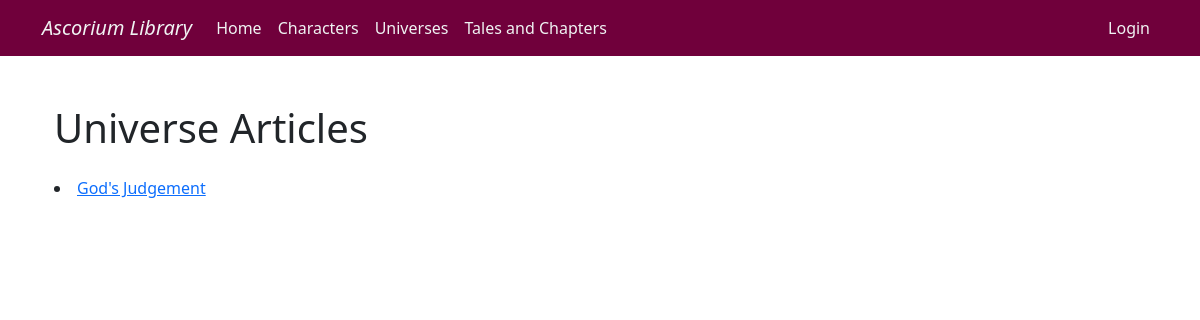
The page /UniverseArticles/ on the database as committed earlier.
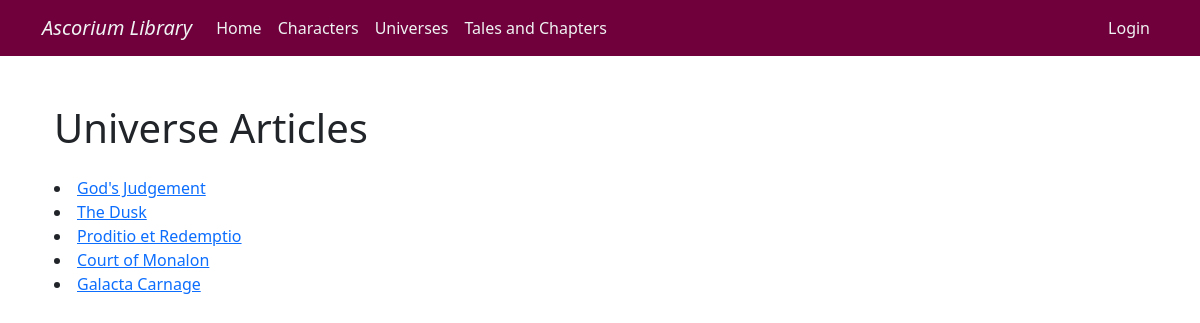
The same page on the database as committed later.
### Story_Database/models.py (models this page shows, shortened)
class UniverseDatabase(models.Model):   #Universe Database
    Name=models.CharField(max_length=64)
    UniverseAuthor=models.CharField(max_length=64, null=True)   #can be left empty, since multiple authors for a Universe could exist since they can be large projects of work
    UniverseNumber=models.PositiveIntegerField(unique=True)     #primary key using unique=True
    UniverseDescription=models.TextField() #textfield for the description that can vary in size depending on how creative the user is

### Story_Database/views.py (the view)
# urls.py: path('UniverseArticles/', views.UniverseArticles, name='UniverseArticles'),
def UniverseArticles(request):
       Universes=UniverseDatabase.objects.order_by("UniverseNumber") #create Universes which is the model of UniverseDatabase but orders it based on Universe Number
       context = {"Universes":Universes} #create context for teh dictionary for html file
       return render(request, "UniverseArticles.html", context) #render the html file and send the context

### Story_Database/templates/UniverseArticles.html (shortened to what this page needs)
{% extends "base.html" %}
{% block content %}
<div class="container mt-5">
    <h1 class="mb-4">Universe Articles</h1>
    {% for universe in Universes %}
    <li>
        <a href="{% url 'UniversePage' universe.UniverseNumber %}">{{ universe.Name }}</a>
    </li>
{% endfor %}
</div>
{% endblock %}

Rows that differ between the two databases and show on the page:
added UniverseDatabase: Name "The Dusk"
added UniverseDatabase: Name "Proditio et Redemptio"
added UniverseDatabase: Name "Court of Monalon"
added UniverseDatabase: Name "Galacta Carnage"
